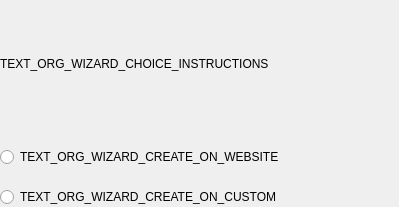
<?xml version="1.0" encoding="UTF-8"?>
<ui version="4.0">
 <class>CreateOrgChoseActionWidget</class>
 <widget class="QWidget" name="CreateOrgChoseActionWidget">
  <property name="geometry">
   <rect>
    <x>0</x>
    <y>0</y>
    <width>399</width>
    <height>207</height>
   </rect>
  </property>
  <property name="windowTitle">
   <string>Form</string>
  </property>
  <layout class="QVBoxLayout" name="verticalLayout">
   <property name="spacing">
    <number>20</number>
   </property>
   <property name="leftMargin">
    <number>0</number>
   </property>
   <property name="topMargin">
    <number>0</number>
   </property>
   <property name="rightMargin">
    <number>0</number>
   </property>
   <property name="bottomMargin">
    <number>0</number>
   </property>
   <item>
    <widget class="QLabel" name="label">
     <property name="text">
      <string>TEXT_ORG_WIZARD_CHOICE_INSTRUCTIONS</string>
     </property>
    </widget>
   </item>
   <item>
    <widget class="QRadioButton" name="radio_create_website">
     <property name="text">
      <string>TEXT_ORG_WIZARD_CREATE_ON_WEBSITE</string>
     </property>
    </widget>
   </item>
   <item>
    <widget class="QRadioButton" name="radio_create_custom">
     <property name="text">
      <string>TEXT_ORG_WIZARD_CREATE_ON_CUSTOM</string>
     </property>
    </widget>
   </item>
  </layout>
 </widget>
 <resources/>
 <connections/>
</ui>
